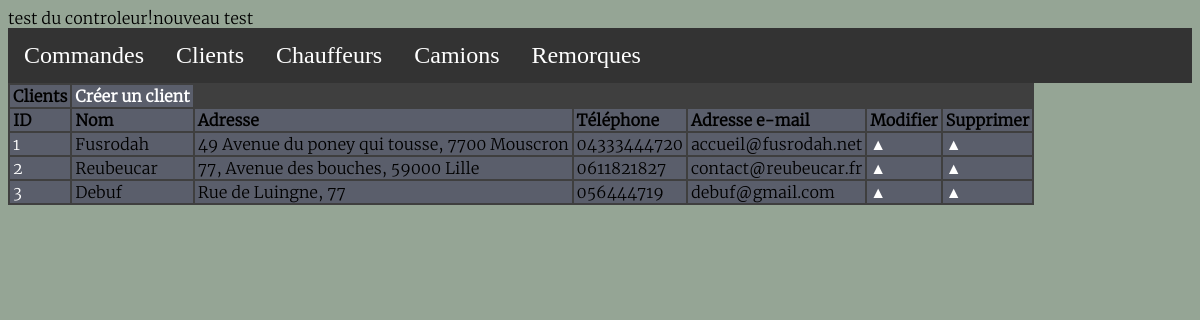
The page /customers.php on the database its author committed.
### tables this page shows
CREATE TABLE IF NOT EXISTS `client` (
  `id` int(5) NOT NULL AUTO_INCREMENT,
  `nom_client` varchar(50) NOT NULL,
  `adresse` varchar(255) NOT NULL,
  `telephone` varchar(15) NOT NULL,
  `email` varchar(50) NOT NULL,
  PRIMARY KEY (`id`)
);

### model.php (called while the page is built, shortened)
<?php
require('controller.php');
function dbConnect(){
	try{
		$db = new PDO('mysql:host=localhost;dbname=transport;charset=utf8','quentin','aqzsed');
		return $db;
	}
	catch (Exception $e){
		die('Erreur : '.$e->getMessage());
	}
}
function getCustomers(){
	$db = dbConnect();
	$customers = $db->query('SELECT * FROM client ORDER BY id');
	return $customers;
}
?>

### customers.php (the view)
<body>
<?php
require('header.php');
$customers = getCustomers();
?>
<table>
	<tr class="description"><td>Clients</td>
		<td><a href="create-customers.php">Créer un client</a></td>
	</tr>
	<tr class="description"><td>ID</td>
		<td>Nom</td>
		<td>Adresse</td>
		<td>Téléphone</td>
		<td>Adresse e-mail</td>
		<td>Modifier</td>
		<td>Supprimer</td>
	</tr>
<?php while ($data = $customers->fetch()){?>
	<tr><td><a href="update-customers.php?id=<?php echo $data['id'];?>"><?php echo $data['id'];?></td>
		<td><?php echo $data['nom_client'];?></td>
		<td><?php echo $data['adresse'];?></td>
		<td><?php echo $data['telephone'];?></td>
		<td><?php echo $data['email'];?></td>
		<td><a href="update-customers.php?id=<?php echo $data['id'];?>">▲</a></td>
		<td><a href="delete-customers.php?id=<?php echo $data['id'];?>">▲</a></td>
	</tr>
<?php
}
?>
</table>
</body>
</html>

### style.css (style rules this page uses)
body { font-family:"Merriweather-Light"; background-color: #95a595; }
a { text-decoration: none; color: white; }
table { background-color:#3f3f3f; }
td { background: #5a5e6b; padding-left:3px; padding-right:3px; }
.description { font-weight: bold; }

### rows shown on the page
client: id "1", nom_client "Fusrodah", adresse "49 Avenue du poney qui tousse, 7700 Mouscron", telephone "04333444720", email "accueil@fusrodah.net"
client: id "2", nom_client "Reubeucar", adresse "77, Avenue des bouches, 59000 Lille", telephone "0611821827", email "contact@reubeucar.fr"
client: id "3", nom_client "Debuf", adresse "Rue de Luingne, 77", telephone "056444719", email "debuf@gmail.com"
